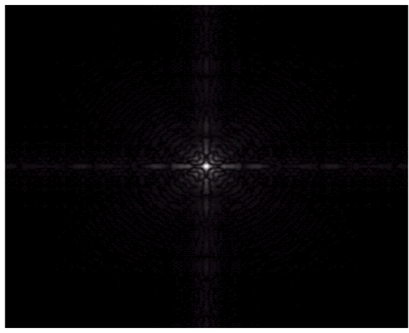
#> input picture Lab4/dft.png, 409 x 333 px
$ python lab4.py
#> lines starting #> are read from the running program, lines starting #| are printed output that depends on the picture
# Log Transformation of an image
import cv2 as cv
import numpy as np
import matplotlib.pyplot as plt

image = cv.imread("dft.png")
#> image is the input picture: shape (333, 409, 3); mean B, G, R 14.1, 13.1, 14.1
c = 255/np.log(1+np.max(image))
#> c = 45.99
log_image = c*(np.log(image + 1))
#> log_image: shape (333, 409, 3) float16; 3.36% of the values are NaN or infinite; the others: min 0, max 255, mean 32.12
log_image = np.array(log_image, dtype=np.uint8)
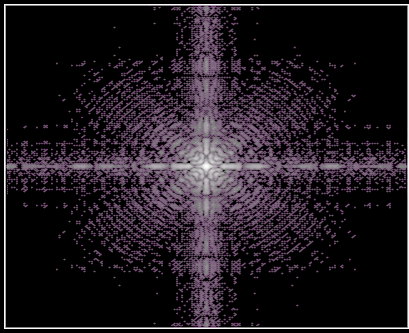
#> log_image: shape (333, 409, 3); mean B, G, R 33.1, 26.5, 33.1
images = [image, log_image]
titles = ['Original Image', 'Log Transformed Image']
for i in range (2):
    plt.subplot(1, 2, i+1)
    plt.imshow(images[i], 'gray')
    plt.title(titles[i])
    plt.xticks([])
    plt.yticks([])
plt.show()
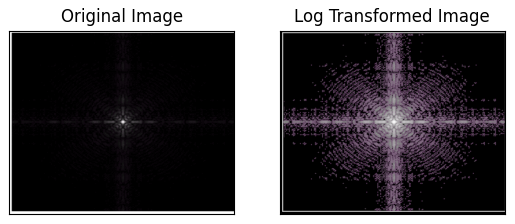
#> figure drawn by matplotlib, 2 panels
